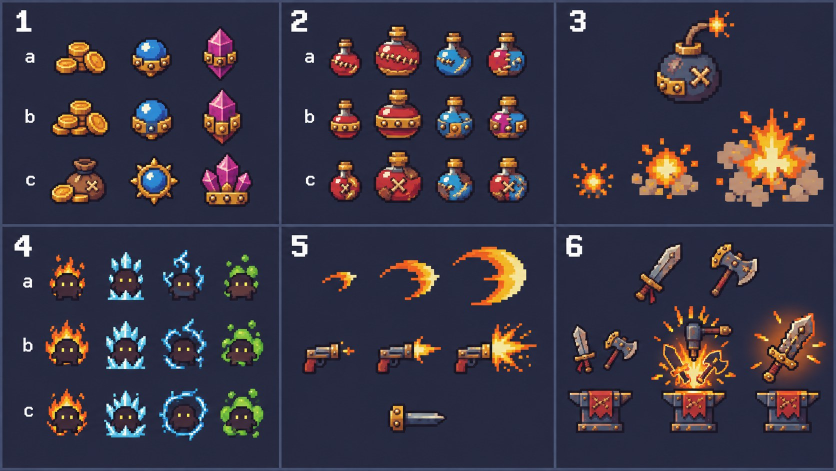
#> input picture Research/concepts/sheets/09_pickups_vfx.jpg, 1672 x 941 px (shown at 1/2 size)
$ python -i concept_to_sprite.py   (imports and definitions only)
#> lines starting #> are read from the running program, lines starting #| are printed output that depends on the picture
#> further down, picture is the input picture: PIL image 1672x941 RGB; mean R, G, B 59.7, 54.4, 68.6
"""Concept crop -> game sprite: cut the background, shrink to the target size, snap to Endesga 32, hard alpha, 1px outline.
For small sprites (icons, pickups, projectiles) drawn on the approved concept sheets — no PixelLab generations spent.

Usage: python -I Tools/art/concept_to_sprite.py JOBS.json
JOBS.json: {"items": [{"sheet": "Research/concepts/sheets/15_passive_icons.jpg", "box": [x0, y0, x1, y1],
                       "size": 16, "out": "Assets/_Project/Art/Sprites/Icons/icon_passive_01.png", "canvas": 16}]}
size  = longest side of the sprite in pixels; canvas = square canvas (multiple of 8), sprite centred."""
import json, sys
from PIL import Image

E32 = ["#be4a2f","#d77643","#ead4aa","#e4a672","#b86f50","#733e39","#3e2731","#a22633","#e43b44","#f77622","#feae34","#fee761",
       "#63c74d","#3e8948","#265c42","#193c3e","#124e89","#0099db","#2ce8f5","#ffffff","#c0cbdc","#8b9bb4","#5a6988","#3a4466",
       "#262b44","#181425","#ff0044","#68386c","#b55088","#f6757a","#e8b796","#c28569"]
PAL = [tuple(int(h[i:i + 2], 16) for i in (1, 3, 5)) for h in E32]


def nearest(c):
    return min(PAL, key=lambda p: (p[0] - c[0]) ** 2 * 2 + (p[1] - c[1]) ** 2 * 4 + (p[2] - c[2]) ** 2 * 3)


def cut_background(im, tol=34):
    """Flood-fill from the border: pixels close to the border colour become transparent (concept sheets use a flat navy)."""
#> called with tol = 34
    im = im.convert("RGBA"); w, h = im.size; px = im.load()
#> after `w, h = im.size`: w = 1672; h = 941
    bg = px[0, 0][:3]
#> bg = (67, 76, 105)
    seen = set(); stack = [(x, y) for x in range(w) for y in (0, h - 1)] + [(x, y) for y in range(h) for x in (0, w - 1)]
    while stack:
        x, y = stack.pop()
        if (x, y) in seen or not (0 <= x < w and 0 <= y < h): continue
        seen.add((x, y)); r, g, b, a = px[x, y]
        if abs(r - bg[0]) + abs(g - bg[1]) + abs(b - bg[2]) > tol: continue
        px[x, y] = (0, 0, 0, 0)
        stack += [(x + 1, y), (x - 1, y), (x, y + 1), (x, y - 1)]
#> this loop made 179594 passes
#> (r, g, b) on passes 1 to 3: (65, 69, 98), (74, 79, 108), (76, 81, 110)
#> after the loop, seen = 56322 items; stack = []
    return im


# [60 lines left out: functions shrink, largest_blob, outline, convert, not called in this run]


# [6 lines not run here, left out]

>>> from PIL import Image
>>> picture = Image.open('../../Research/concepts/sheets/09_pickups_vfx.jpg')
>>> result = cut_background(picture)
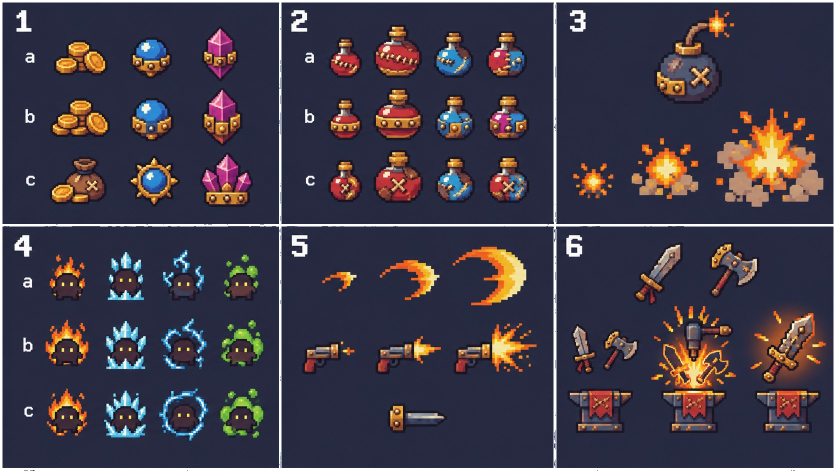
#> result: PIL image 1672x941 RGBA (shown at 1/2 size); mean R, G, B, A 57.8, 52.2, 65.6, 247.9; transparent parts drawn white
